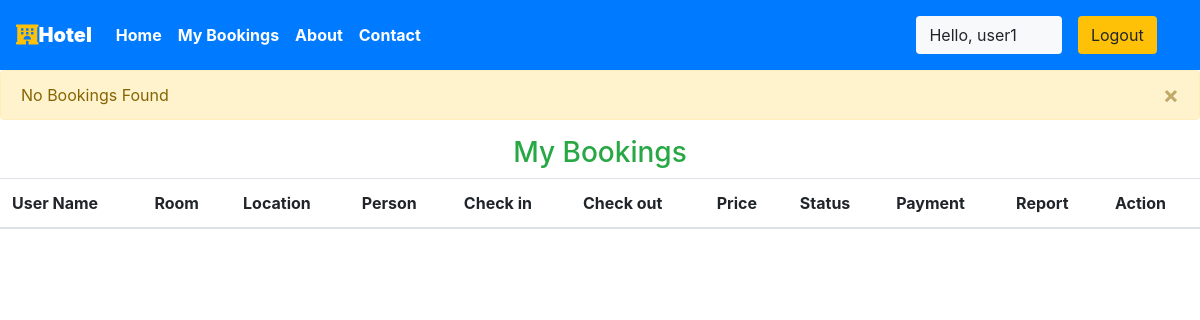
Before: /user/bookings (signed in) with the older database file.
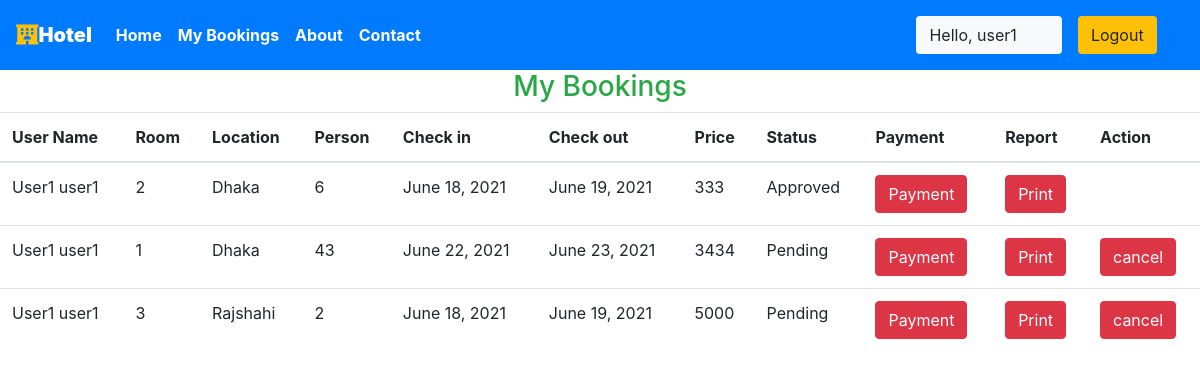
After: the same page with the newer database file.
### main/models.py (models this page shows, shortened)
class Reservation(models.Model):
    Reservation_STATUS = (
    ("1", "Pending"),
    ("2", "Approved"),
    ("3", "Canceled"),
    )
    status=models.CharField(choices=Reservation_STATUS, max_length=15, default="Pending")
    id = models.AutoField(primary_key=True)
    check_in = models.DateField(auto_now =False)
    check_out = models.DateField()
    room = models.ForeignKey(Room, on_delete = models.CASCADE)
    guest = models.ForeignKey(CustomUser, on_delete= models.CASCADE)
    payment_number=models.CharField(max_length=20)
    trnxid=models.CharField(max_length=250)
    booking_id = models.CharField(max_length=100,default="null")
    @property
    def total_price(self):
        days = (self.check_out - self.check_in).days
        result = self.room.price * days
        return result

class CustomUser(AbstractUser):
     date_of_birth = models.DateField(verbose_name=_("Date of birth"), blank=True, null=True)
     address1 = models.CharField(verbose_name=_("Address line 1"), max_length=1024, blank=True, null=True)
     zip_code = models.CharField(verbose_name=_("Postal Code"), max_length=12, blank=True, null=True)
     city = models.CharField(verbose_name=_("City"), max_length=1024, blank=True, null=True)
     country = CountryField(blank=True, null=True)
     phone_regex = RegexValidator(regex=r"^\+(?:[0-9]●?){6,14}[0-9]$", message=_("Enter a valid international mobile phone number starting with +(country code)"))
     mobile_phone = models.CharField(validators=[phone_regex], verbose_name=_("Mobile phone"), max_length=17, blank=True, null=True)
     photo = models.ImageField(verbose_name=_("Photo"), upload_to='photos/', default='photos/default-user-avatar.png')
     class Meta:
         ordering = ['last_name']

class Room(models.Model):
    ROOM_STATUS = (
    ("1", "available"),
    ("2", "not available"),
    )
    ROOM_TYPE = (
    ("1", "Premium"),
    ("2", "Deluxe"),
    ("3","Basic"),
    )
    id = models.AutoField(primary_key=True)
    room_type = models.CharField(max_length=50,choices = ROOM_TYPE)
    capacity = models.IntegerField()
    price = models.IntegerField()
    size = models.IntegerField()
    hotel = models.ForeignKey(Hotel, on_delete = models.CASCADE)
    status = models.CharField(choices =ROOM_STATUS,max_length = 15)
    roomnumber = models.IntegerField()
    photo=models.ImageField(upload_to='room/', null=True, blank=True)
    Services=models.CharField(max_length=30,null=True)

class Hotel(models.Model):
    id = models.AutoField(primary_key=True)
    name = models.CharField(max_length=30,null=True)
    owner = models.ForeignKey(CustomUser, blank=True, null=True, on_delete=models.CASCADE)
    location = models.CharField(max_length=50)
    state = models.CharField(max_length=50,null=True)
    country = models.CharField(max_length=50,null=True)
    photo=models.ImageField(upload_to='hotel/', null=True, blank=True)

### main/views.py (the view)
# urls.py: path('user/bookings', views.user_bookings,name="userbookings"),
@login_required(login_url='/user')
def user_bookings(request):
    if request.user.is_authenticated == False:
        messages.error(request,"Please login to Book rooms")
        return redirect('userloginpage')
    user = CustomUser.objects.all().get(id=request.user.id)
    bookings = Reservation.objects.all().filter(guest=user)
    total = 0
    for book in bookings:
        checkin = book.check_in
        checkout = book.check_out
        price = book.room.price
        total += price * (checkout - checkin).days
    if not bookings:
        messages.warning(request,"No Bookings Found")
    return HttpResponse(render(request,'user/mybookings.html',{'bookings':bookings, 'total':total}))

### main/templatetags/app_tags.py (called while the page is built)
@register.filter(name='has_group')
def has_group(user, group_name):
    group = Group.objects.get(name=group_name)
    return True if group in user.groups.all() else False

### templates/user/mybookings.html (shortened to what this page needs)
{% extends 'basic.html' %} {% block title %}Dashboard {% endblock title %} {% block body %}
{% load app_tags %}
<h3 class="text-center  text-success">My Bookings </h3>
<table class="table">
    <thead>
        <th>User Name</th>
        <th>Room</th>
        <th>Location</th>
        <th>Person</th>
        <th>Check in</th>
        <th>Check out</th>
        <th>Price</th>
        <th>Status</th>
        <th>Payment</th>
        <th>Report</th>
        <th>Action</th>
    </thead>
    {% for each_booking in bookings %}
    <tr>
        <td>{{each_booking.guest.first_name}} {{each_booking.guest.last_name}} </td>
        <td>{{each_booking.room.roomnumber}}</td>
        <td>{{each_booking.room.hotel.location}}</td>
        <td>{{each_booking.room.capacity}}</td>
        <td>{{each_booking.check_in}}</td>
        <td>{{each_booking.check_out}}</td>
        <td>{{each_booking.total_price}}</td>
        <td>{{each_booking.get_status_display}}</td>
        <td><a href="{% url 'payment' %}"> <button type="submit" class="btn btn-danger">Payment</button>   </a> </td>
        <td> <a href="/user/bookings/{{each_booking.id}}"> <button type="submit" class="btn btn-danger">Print</button>   </a>  </td>
        {% if each_booking.get_status_display == 'Pending' %}
        <td><form action="/user/panel/change-status" method="POST" enctype="multipart/form-data">
                <button type="submit" class="btn btn-danger">cancel</button>
              </form></td>
        {% endif %}
    </tr>
    {% endfor %}
</table>
{% endblock body %}

### templates/basic.html (shortened to what this page needs)
{% load static %}
{% load app_tags %}
<!DOCTYPE html>
<!DOCTYPE html>
<html lang="en">
<head>
    <link rel="stylesheet" href="https://use.fontawesome.com/releases/v5.7.0/css/all.css">
    <link rel="stylesheet" href="{% static 'bootstrap\bootstrap.css' %}">
    <link rel="stylesheet" href="https://maxcdn.bootstrapcdn.com/bootstrap/4.5.0/css/bootstrap.min.css" >
</head>
<body style="dbackground-image: url('https://source.unsplash.com/random');height: 100%;">
    <div class="container-fluid px-0">
        <nav class="navbar navbar-expand-lg navbar-dark bg-primary font-weight-bold">
            <a class="navbar-brand text-bold bg-black " href="/"><i class="fas fa-hotel text-warning"></i><b>Hotel </b></a>
            <div class="collapse navbar-collapse " id="navbarSupportedContent">
                <ul class="navbar-nav mr-auto ">
                    <li class="nav-item active">
                        <a class="nav-link text-bold " href="/"> Home</a>
                    </li>
                    {% if request.user|has_group:"hotel_owner" %}
                    <li class="nav-item active">
                        <a class="nav-link text-bold" href="/staff/panel">Dashboard </a>
                    </li>
                    {% elif user.is_staff == False and user.is_authenticated %}
                    <li class="nav-item active">
                            <a class="nav-link text-bold" href="/user/bookings">My Bookings </a>
                        </li>
                    {% endif %}
                    <li class="nav-item active">
                        <a class="nav-link text-bold" href="/about">About</a>
                    </li>
                    <li class="nav-item active">
                        <a class="nav-link text-bold" href="/contact">Contact </a>
                    </li>
                </ul>
                {% if user.is_authenticated %}
                      <button class="btn btn-group bg-light" data-toggle="modal" data-target="#forlogin">
                       Hello, {{request.user.username}}
                       <a href="/logout" class="nav-link">
                    <button class="btn btn-group bg-warning" data-toggle="modal" data-target="#forlogin">
                        Logout
                    </button></a>&nbsp; &nbsp;
                    </button>
                {% endif %}
            </div>
        </nav>
    </div>
        {% for message in messages %}
             <div class="alert alert-{{message.tags}} alert-dismissible fade show" role="alert">
            {{message}}
            <button type="button" class="close" data-dismiss="alert" aria-label="Close">
            <span aria-hidden="true">&times;</span>
             </button>
            </div>
        {% endfor %}
    {% block body %}
    {% endblock body %}
</body>
</html>

Changed rows visible on the page:
added Reservation: guest.first_name "User1", guest.last_name "user1", room.roomnumber "2", room.hotel.location "Dhaka", room.capacity "6", check_in "June 18, 2021", check_out "June 19, 2021", total_price "333", status "Approved"
added Reservation: guest.first_name "User1", guest.last_name "user1", room.roomnumber "1", room.hotel.location "Dhaka", room.capacity "43", check_in "June 22, 2021", check_out "June 23, 2021", total_price "3434", status "Pending"
added Reservation: guest.first_name "User1", guest.last_name "user1", room.roomnumber "3", room.hotel.location "Rajshahi", room.capacity "2", check_in "June 18, 2021", check_out "June 19, 2021", total_price "5000", status "Pending"
Other visible differences:
list line gone: "No Bookings Found ×"
